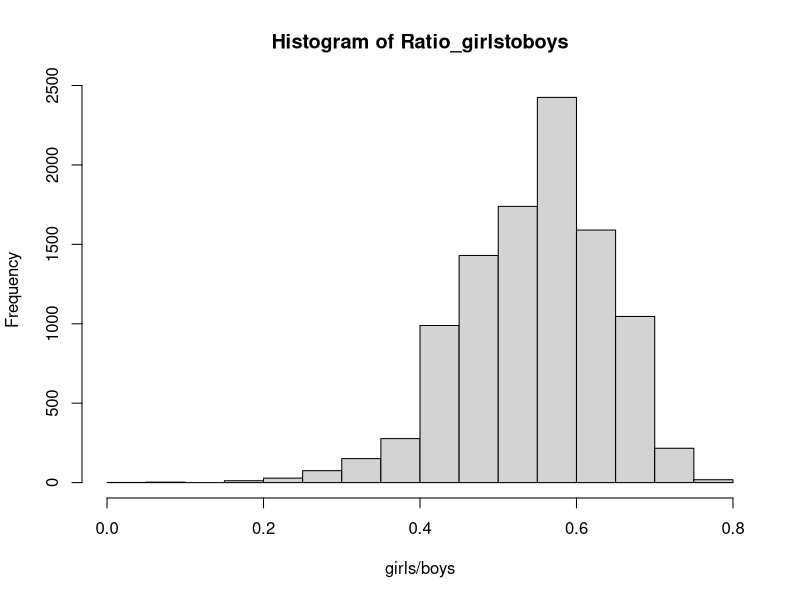

The R source for this figure:
library(ggplot2)
library(tidyverse)
prob <- list()
ratio <- list()
for (i in 1:10000){
  r <- sample(0:10,10,replace = TRUE, prob=c(1/2,1/2,1/4,1/8,1/16,1/32,1/64,1/128,1/256,1/512,1/1024))
  g<- sum(r)
  ratio[[i]] <- g/(g+10)
}
Ratio_girlstoboys <- unlist(ratio)
hist(Ratio_girlstoboys, xlab = "girls/boys")
